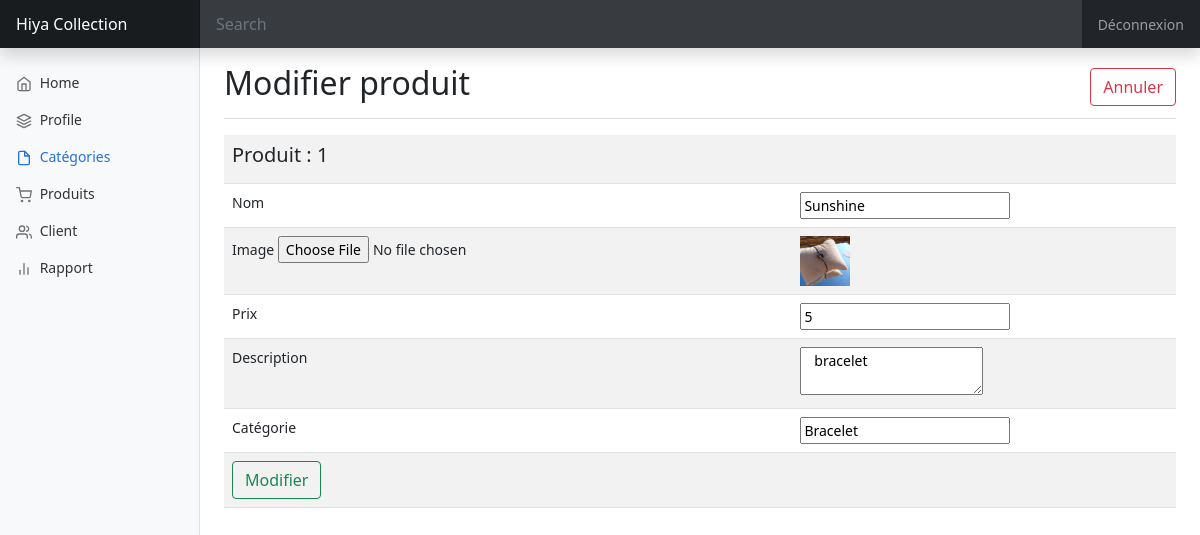
Screenshot of /admin/produit/modifierForm.php?id=1 with the database file from the repository.
### tables this page shows
CREATE TABLE `produit` (
  `ID` int(10) NOT NULL,
  `Image` varchar(20) NOT NULL,
  `Nom` varchar(20) NOT NULL,
  `Prix` float NOT NULL,
  `Description` text NOT NULL,
  `Catégorie` varchar(10) NOT NULL
);

### inc/functions.php (called while the page is built, shortened)
<?php
function getProductBy($id){
    include 'C:\xampp\htdocs\hiya_ecommerce\config.php';
    $req = "SELECT * FROM produit Where ID = $id";
    $res = $cnx->query($req);
    $produit= $res->fetch();
    return $produit;
}
?>

### admin/produit/modifierForm.php (the view, shortened to what this page needs)
<?php
    include "../../inc/functions.php";
    $idp=$_GET['id'];
    $produit = getProductBy($idp);
    $nom = $produit['Nom'];
    $image = $produit['Image'];
    $prix = $produit['Prix'];
    $description = $produit['Description'];
    $categorie = $produit['Catégorie'];
?>
<!doctype html>
<html lang="en">
  <head>
        <link href="../../css/bootstrap.min.css" rel="stylesheet">
    <link href="../../css/dashboard.css" rel="stylesheet">
  </head>
  <body>
<header class="navbar navbar-dark sticky-top bg-dark flex-md-nowrap p-0 shadow">
  <a class="navbar-brand col-md-3 col-lg-2 me-0 px-3" href="../../index.php">Hiya Collection</a>
  <input class="form-control form-control-dark w-100" type="text" placeholder="Search" aria-label="Search">
  <div class="navbar-nav">
    <div class="nav-item text-nowrap">
      <a class="nav-link px-3" href="../../deconnexion.php">Déconnexion</a>
    </div>
  </div>
</header>
<div class="container-fluid">
  <div class="row">
    <nav id="sidebarMenu" class="col-md-3 col-lg-2 d-md-block bg-light sidebar collapse">
      <div class="position-sticky pt-3">
        <ul class="nav flex-column">
          <li class="nav-item">
            <a class="nav-link" aria-current="page" href="#">
              <span data-feather="home"></span>
              Home
            </a>
          </li>
          <li class="nav-item ">
            <a class="nav-link" href="../profileAdmin.php">
              <span data-feather="layers"></span>
              Profile
            </a>
          </li>
          <li class="nav-item">
            <a class="nav-link active" href="../categorie/listCa.php">
              <span data-feather="file"></span>
              Catégories
            </a>
          </li>
          <li class="nav-item">
            <a class="nav-link" href="listProd.php">
              <span data-feather="shopping-cart"></span>
              Produits
            </a>
          </li>
          <li class="nav-item">
            <a class="nav-link" href="#">
              <span data-feather="users"></span>
              Client
            </a>
          </li>
          <li class="nav-item">
            <a class="nav-link" href="#">
              <span data-feather="bar-chart-2"></span>
              Rapport
            </a>
          </li>
        </ul>
      </div>
    </nav>
    <main class="col-md-9 ms-sm-auto col-lg-10 px-md-4">
        <div class="d-flex justify-content-between flex-wrap flex-md-nowrap align-items-center pt-3 pb-2 mb-3 border-bottom">
            <h1 class="h2">Modifier produit</h1>
            <div>
                <a href="listCa.php" class="btn btn-outline-danger">Annuler</a>
            </div>
        </div>
        <form action="modifierProd.php" method="post">
            <table class='table table-striped'>
                <tr>
                    <td>
                        <label name="id"   ><h5> Produit :  <?php echo $idp; ?> </h5></label>
                    </td>
                    <td></td>
                </tr>
                <tr>
                    <td>
                        <label> <span>Nom</span></label>
                    </td>
                    <td>
                        <input type="text" name="nom" value="<?php echo($nom)?>">
                    </td>
                </tr>
                <tr>
                  <td> <span> Image </span>
                    <input type="file" name="image">
                  </td>
                  <td>
                    <img src= "../../images/<?php echo($image) ?>" width="50" height="50">
                  </td>
                </tr>
                <tr>
                    <td>
                        <label> <span>Prix</span></label>
                    </td>
                    <td>
                        <input type="text" name="prix" value="<?php echo($prix)?>">
                    </td>
                </tr>
                <tr>
                    <td>
                        <label> <span>Description </span></label>
                    </td>
                    <td>
                        <textarea type="text" name="description"> <?php echo($description) ?></textarea>
                    </td>
                </tr>
                <tr>
                    <td>
                        <label> <span>Catégorie</span></label>
                    </td>
                    <td>
                        <input type="text" name="categorie" value="<?php echo($categorie)?>">
                    </td>
                </tr>
                <tr>
                    <td> <button type="submit" class="btn btn-outline-success">Modifier</button> </td>
                    <td></td>
                </tr>
            </table>
        </form>
    </main>
  </div>
</div>
  </body>
</html>

### css/dashboard.css (style rules this page uses)
body { font-size: .875rem; }
.feather { width: 16px; height: 16px; vertical-align: text-bottom; }
.sidebar { position: fixed; top: 0; bottom: 0; left: 0; z-index: 100; padding: 48px 0 0; box-shadow: inset -1px 0 0 rgba(0, 0, 0, .1); }
.sidebar .nav-link { font-weight: 500; color: #333; }
.sidebar .nav-link .feather { margin-right: 4px; color: #727272; }
.sidebar .nav-link.active { color: #2470dc; }
.sidebar .nav-link:hover .feather, .sidebar .nav-link.active .feather { color: inherit; }
.navbar-brand { padding-top: .75rem; padding-bottom: .75rem; font-size: 1rem; background-color: rgba(0, 0, 0, .25); box-shadow: inset -1px 0 0 rgba(0, 0, 0, .25); }
.navbar .form-control { padding: .75rem 1rem; border-width: 0; border-radius: 0; }
.form-control-dark { color: #fff; background-color: rgba(255, 255, 255, .1); border-color: rgba(255, 255, 255, .1); }

### rows the page displays
produit: nom "Sunshine", Image (picture), prix "5", description "bracelet", categorie "Bracelet"

### other values shown
$idp "1"
